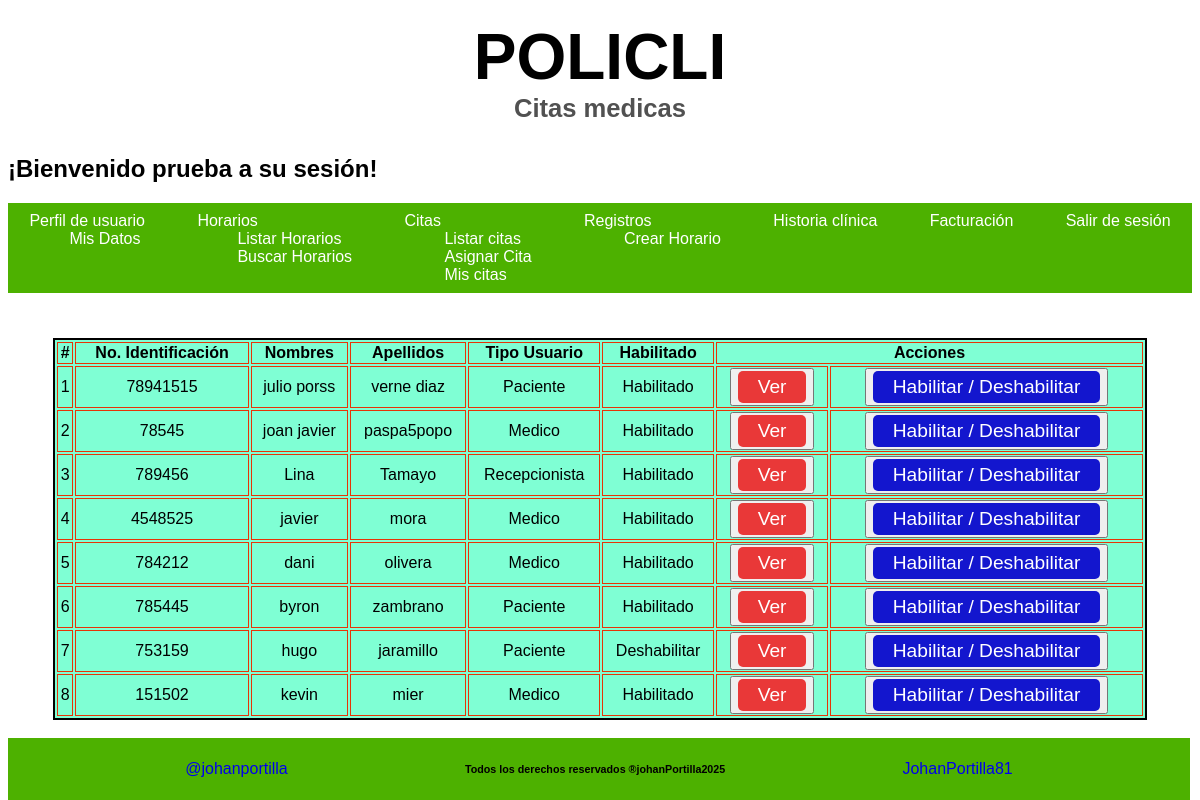
Page /sesion/listar/ (signed in) on the committed database.
### Aplicaciones/Inicio/models.py (models this page shows, shortened)
class CreacionUser(AbstractUser):
    class Tipo_User(models.TextChoices):
        ADMIN = 'Administrador',
        PACIENTE = 'Paciente'
        MEDICO = 'Medico'
        RECEPCION = 'Recepcionista'
    class Tipo_id(models.TextChoices):
        CEDULA = 'Cédula'
        TARJETA_ID= 'Tarjeta Identidad'
        CED_EXT = 'Cédula Extranjería'
        PASAPORTE = 'Pasaporte'
    tipo_id = models.CharField( max_length=20 ,choices = Tipo_id.choices, default = Tipo_id.CEDULA, verbose_name='Tipo de documento'  )
    numero_id = models.PositiveBigIntegerField(null=False, blank=False,  verbose_name='Numero de identificación', unique=True, default=0)
    telefono = models.PositiveBigIntegerField(null= False, blank= False, verbose_name='Teléfono', default=0)
    tipo_usuario = models.CharField(max_length=20, choices = Tipo_User.choices, default = Tipo_User.PACIENTE, verbose_name='Tipo Usuario')
    fecha_actualizacion = models.DateTimeField (auto_now=True, verbose_name='Ultima Actualización')
    nombre_completo= models.CharField(max_length = 100, null=False, blank= False, verbose_name='Nombre completo')

### Aplicaciones/Inicio/views.py (the view)
@login_required
def listar_cuentas(request):
    data = {
        'titulo':'Listado de cuentas',
        'cuentas': CreacionUser.objects.filter(is_superuser = False)
    }
    return render(request, 'paginas/listado_tabla.html', data)

### templates/paginas/listado_tabla.html
{% extends 'index.html' %}
{% block contenido1 %}
<table class="table-admin">
    <thead>
        <tr>
            <th>#</th>
            <th>No. Identificación</th>
            <th>Nombres</th>
            <th>Apellidos</th>
            <th>Tipo Usuario</th>
            <th>Habilitado</th>
            <th colspan="2">Acciones</th>
        </tr>
    </thead>
    <tbody>
        {% for b1 in cuentas %}
        <tr>
            <td>{{ forloop.counter}}</td>
            <td>{{b1.numero_id}}</td>
            <td>{{b1.first_name}}</td>
            <td>{{b1.last_name}}</td>
            <td>{{b1.tipo_usuario}}</td>
            {% if b1.is_active == True %}
                <td>Habilitado</td>
            {% else %}
                <td>Deshabilitar</td>
            {% endif %}
            <td>
                <button>
                <a href="{% url 'Perfil_Usuario' b1.id %}?accion=ver" class="btn-primary">Ver</a>
                </button>
            </td>
            <td>
                <button>
                <a href="{% url 'Perfil_Usuario' b1.id %}?accion=habilitar" class="btn-secundary">Habilitar / Deshabilitar</a>
                </button>
            </td>
        </tr>
        {% endfor %}
    </tbody>
</table>
{% endblock %}

### templates/bloques/navbar_sesion.html (shortened to what this page needs)
<header class="header">
    <h1 class="navbar__title">
        POLICLI
        <span class="navbar__subtitle">Citas medicas</span>
    </h1>
    <h2 class="titulo__sesion">¡Bienvenido {{ user.nombre_completo }} a su sesión!</h2>
    <div class="navar-container">
        <nav class="navbar">
            <ul class="navbar__list">
                <li class="navbar__item">
                    <a href="{% url 'Principal' %}" class="navbar__link">Perfil de usuario</a>
                    <ul>
                        <a href="{% url 'Perfiles' %}" class="navbar__link">Mis Datos</a>
                    </ul>
                </li>
                <li class="navbar__item">
                    <a href="#" class="navbar__link">Horarios</a>
                    <ul>
                        <a href="{% url 'Lista_Horarios' %}" class="navbar__link">Listar Horarios</a>
                    </ul>
                    <ul>
                        <a href="{% url 'Buscar_Horarios' %}" class="navbar__link">Buscar Horarios</a>
                    </ul>
                </li>
                <li class="navbar__item" >
                    <a href="#" class="navbar__link">Citas</a>
                    <ul>
                        <a href="{% url 'Registro_Citas' %}" class="navbar__link">Listar citas</a>
                    </ul>
                    <ul>
                        <a href="" class="navbar__link">Asignar Cita</a>
                    </ul>
                    <ul>
                        <a href="{% url 'Mis_citas' %}" class="navbar__link">Mis citas</a>
                    </ul>
                </li>
                <li class="navbar__item"><a href="#" class="navbar__link">Registros</a>
                    {% if user.is_superuser == True or user.tipo_usuario == 'Medico' %}
                    <ul>
                        <a href="{% url 'Registro_horario' %}" class="navbar__link">Crear Horario</a>
                    </ul>
                    {% endif %}
                </li>
                <li class="navbar__item">
                    <a href="#" class="navbar__link">Historia clínica</a>
                </li>
                <li class="navbar__item">
                    <a href="#" class="navbar__link">Facturación</a>
                </li>
                <li class="navbar__item">
                    <a href="{% url 'Sesion_Cerrada' %}" class="navbar__link">Salir de sesión</a>
                </li>
            </ul>
        </nav>
    </div>
</header>

### static/css/variables.css (style rules this page uses)
:root { --primary-950: #4DB100; --primary-900: #55B40C; --primary-800: #67BC26; --primary-700: #79C43F; --primary-600: #8BCC59; --primary-500: #9DD472; --primary-400: #AEDB8C; --primary-300: #C0E3A5; --primary-200: #D2EBBF; --primary-100: #EAF3D8; --primary-50: #F6FBF2; --secundary-950:#FED638; --secundary-900:#FED841; --secundary-800:#FEDC55; --secundary-700:#FEE069; --secundary-600:#FEE47D; --secundary-500:#FEE891; --secundary-400:#FEECA5; --secundary-300:#FEF0B9; --secundary-200:#FEF4CD; --secundary-100:#FEF8E1; --secundary-50:#FEFCF5; --white: #fff; --black: #000; --gray-950: #101010; --gray-900: #262626; --gray-800: #3B3B3B; --gray-700: #515151; --gray-600: #676767; --gray-500: #7D7D7D; --gray-400: #929292; --gray-300: #A8A8A8; --gray-200: #BEBEBE; --gray-100: #D4D4D4; --gray-50: #E9E9E9; --main-font: Helvetica, Arial, sans-serif; --fs-xxxxl: 8.0rem; --fs-xxxl: 6.4rem; --fs-xxl: 4.8rem; --fs-xl: 4.0rem; --fs-lg: 3.2rem; --fs-md: 2.4rem; --fs-sm: 2.0rem; --fs-xs: 1.6rem; --fs-xxs: 1.4rem; --fs-xxxs: 1.2rem; }

### static/css/body.css (style rules this page uses)
* { font-family: var(--main-font); }
body { display: flex; flex-direction: column; }

### static/css/inicio.css (style rules this page uses)
.header { position: sticky; top: 0; width: 100%; }
.navbar { padding: 5px; background-color: var(--primary-950); }
.navbar__title { margin: 0; padding: 12px; font-size: var(--fs-xl); text-align: center; display: flex; flex-direction: column; background-color: var(--white); }
.navbar__subtitle { font-size: var(--fs-xs); color: var(--gray-700); }
.navbar__list { list-style: none; padding: 4px; margin: 0; display: flex; gap: 40px; flex-grow: 1; justify-content: space-evenly; }
.navbar__link { text-decoration: none; color: var(--white); transition: color 0.3s ease; }

### static/css/tablas.css (style rules this page uses)
.table-admin { margin: 45px; text-align: center; border: 2px solid; background-color: aquamarine; }
th, td { border: 1px solid rgb(231, 52, 7); }
[class^="btn-"] { border: none; padding: 5px 20px; text-align: center; text-decoration: none; display: inline-block; font-size: var(--fs-xxxs); cursor: pointer; border-radius: 5px; }
.btn-primary { background-color: rgb(233, 56, 56); color: white; }
.btn-secundary { background-color: rgb(19, 22, 206); color: white; }

### rows in the picture
CreacionUser: nombre_completo "prueba", numero_id "78545", first_name "joan javier", last_name "paspa5popo", tipo_usuario "Medico", is_active "Habilitado"
CreacionUser: numero_id "78941515", first_name "julio porss", last_name "verne diaz", tipo_usuario "Paciente", is_active "Habilitado"
CreacionUser: numero_id "789456", first_name "Lina", last_name "Tamayo", tipo_usuario "Recepcionista", is_active "Habilitado"
CreacionUser: numero_id "4548525", first_name "javier", last_name "mora", tipo_usuario "Medico", is_active "Habilitado"
CreacionUser: numero_id "784212", first_name "dani", last_name "olivera", tipo_usuario "Medico", is_active "Habilitado"
CreacionUser: numero_id "785445", first_name "byron", last_name "zambrano", tipo_usuario "Paciente", is_active "Habilitado"
CreacionUser: numero_id "753159", first_name "hugo", last_name "jaramillo", tipo_usuario "Paciente", is_active "Deshabilitar"
CreacionUser: numero_id "151502", first_name "kevin", last_name "mier", tipo_usuario "Medico", is_active "Habilitado"
